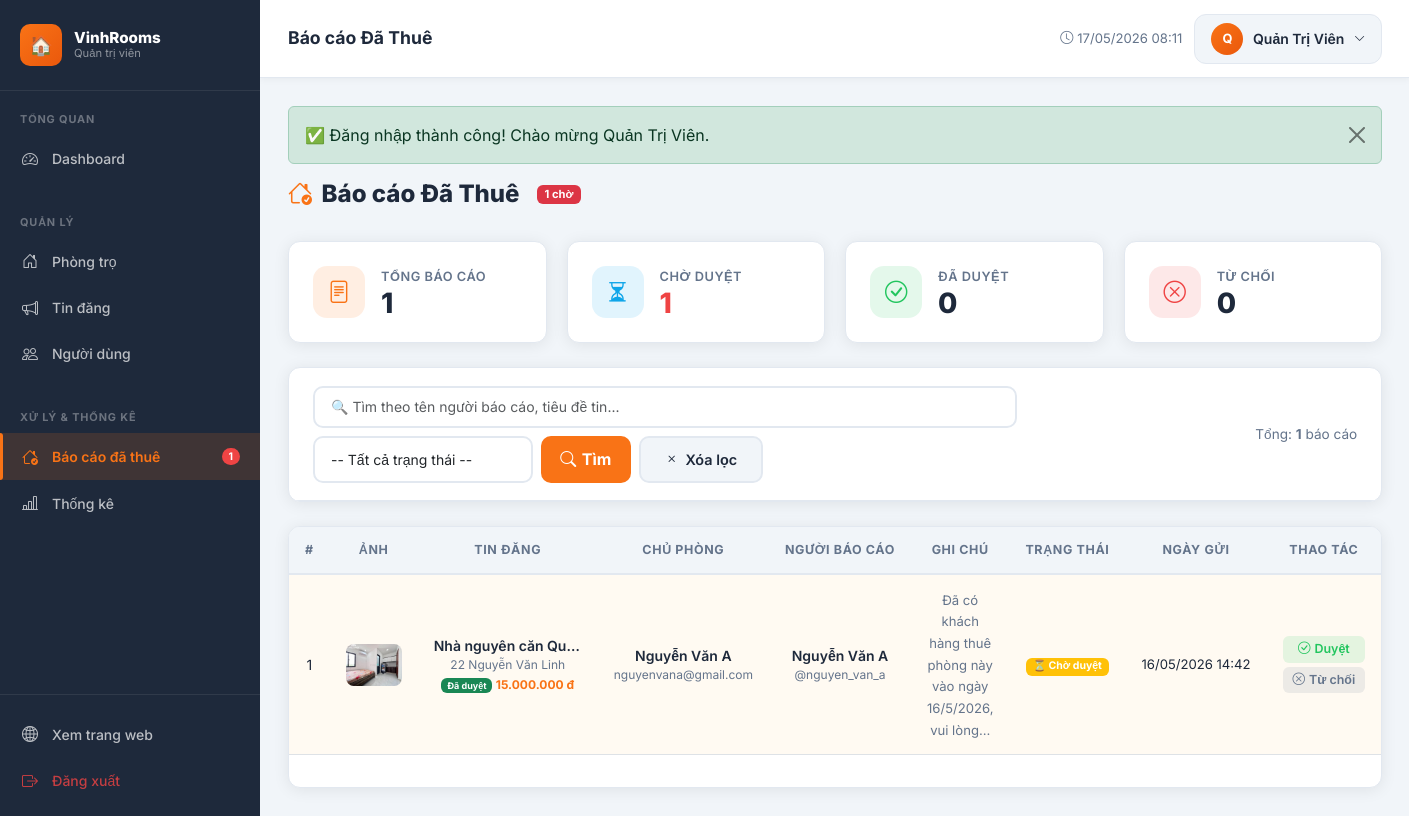
The app's page /admin/bao-cao-da-thue/index.php (signed in), older data.
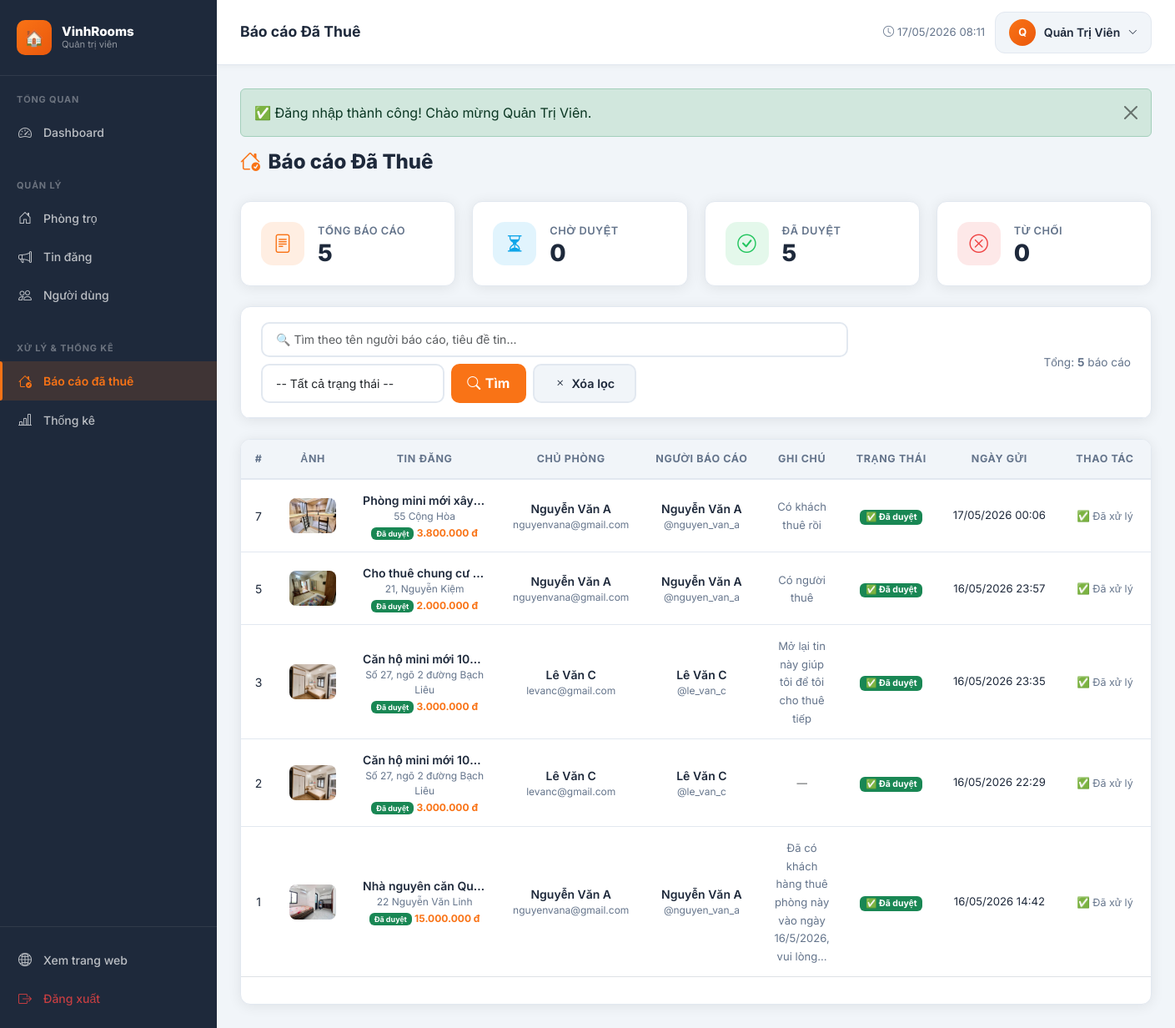
The same page, newer data.
### tables this page shows
CREATE TABLE `users` (
  `id` int(10) UNSIGNED NOT NULL,
  `username` varchar(50) NOT NULL,
  `email` varchar(100) NOT NULL,
  `password` varchar(255) NOT NULL,
  `ho_ten` varchar(100) NOT NULL,
  `so_dien_thoai` varchar(15) DEFAULT NULL,
  `dia_chi` varchar(255) DEFAULT NULL,
  `avatar` varchar(255) DEFAULT 'default_avatar.png',
  `role` enum('admin','user') NOT NULL DEFAULT 'user',
  `trang_thai` enum('active','inactive','banned') NOT NULL DEFAULT 'active',
  `created_at` datetime NOT NULL DEFAULT current_timestamp(),
  `updated_at` datetime NOT NULL DEFAULT current_timestamp() ON UPDATE current_timestamp()
);

CREATE TABLE `bao_cao_da_thue` (
  `id` int(11) NOT NULL,
  `user_id` int(10) UNSIGNED NOT NULL,
  `tin_dang_id` int(10) UNSIGNED NOT NULL,
  `ghi_chu` text DEFAULT NULL,
  `trang_thai` enum('cho_duyet','da_duyet','bi_tu_choi') DEFAULT 'cho_duyet',
  `created_at` datetime DEFAULT NULL,
  `updated_at` datetime DEFAULT NULL
);

CREATE TABLE `phong_tro` (
  `id` int(10) UNSIGNED NOT NULL,
  `user_id` int(10) UNSIGNED NOT NULL,
  `loai_phong_id` int(10) UNSIGNED DEFAULT NULL,
  `khu_vuc_id` int(10) UNSIGNED DEFAULT NULL,
  `gia_goc` decimal(12,0) NOT NULL COMMENT 'VND/tháng',
  `dien_tich` float NOT NULL COMMENT 'm2',
  `dia_chi` varchar(255) NOT NULL,
  `so_phong_ngu` tinyint(3) UNSIGNED DEFAULT 1,
  `so_wc` tinyint(3) UNSIGNED DEFAULT 1,
  `tien_nghi` text DEFAULT NULL COMMENT 'JSON hoặc text mô tả tiện nghi',
  `hinh_anh` varchar(255) DEFAULT NULL COMMENT 'Ảnh đại diện',
  `trang_thai` enum('co_san','da_cho_thue') NOT NULL DEFAULT 'co_san',
  `created_at` datetime NOT NULL DEFAULT current_timestamp(),
  `updated_at` datetime NOT NULL DEFAULT current_timestamp() ON UPDATE current_timestamp()
);

CREATE TABLE `tin_dang` (
  `id` int(11) UNSIGNED NOT NULL,
  `phong_tro_id` int(10) UNSIGNED NOT NULL,
  `tieu_de` varchar(255) DEFAULT NULL,
  `mo_ta` text DEFAULT NULL,
  `gia` decimal(10,2) DEFAULT NULL,
  `trang_thai` enum('cho_duyet','da_duyet','bi_tu_choi','an') DEFAULT 'cho_duyet',
  `luot_xem` int(11) DEFAULT 0,
  `created_at` datetime DEFAULT NULL,
  `updated_at` datetime DEFAULT NULL
);

### admin/bao-cao-da-thue/index.php (the view, shortened to what the rows shown need)
<?php
require_once __DIR__ . '/../../includes/functions.php';
$db = getDB();
$page_num = max(1, (int)($_GET['page'] ?? 1));
$per_page = 15;
$where  = ['1=1'];
$params = [];
$types  = '';
$whereSQL  = implode(' AND ', $where);
$baseQuery = "FROM bao_cao_da_thue bc
              JOIN tin_dang td ON bc.tin_dang_id = td.id
              JOIN phong_tro p  ON td.phong_tro_id = p.id
              JOIN users u      ON bc.user_id = u.id
              LEFT JOIN users ou ON p.user_id = ou.id
              WHERE $whereSQL";
if (!empty($params)) {
    $stmt = $db->prepare("SELECT COUNT(*) $baseQuery");
    $stmt->bind_param($types, ...$params);
    $stmt->execute();
    $total = $stmt->get_result()->fetch_row()[0];
    $stmt->close();
} else {
    $total = $db->query("SELECT COUNT(*) $baseQuery")->fetch_row()[0];
}
$pg     = paginate($total, $per_page, $page_num);
$offset = $pg['offset'];
$sql = "SELECT bc.*,
               td.tieu_de as tieu_de_tin, td.trang_thai as trang_thai_tin,
               td.gia as gia_tin,
               p.dia_chi, p.hinh_anh,
               u.ho_ten as nguoi_bao_cao, u.username as username_bao_cao,
               ou.ho_ten as chu_phong, ou.email as email_chu_phong
        $baseQuery ORDER BY bc.created_at DESC LIMIT $per_page OFFSET $offset";
if (!empty($params)) {
    $stmt = $db->prepare($sql);
    $stmt->bind_param($types, ...$params);
    $stmt->execute();
    $rows = $stmt->get_result()->fetch_all(MYSQLI_ASSOC);
    $stmt->close();
} else {
    $rows = $db->query($sql)->fetch_all(MYSQLI_ASSOC);
}
$stats_raw = $db->query("SELECT trang_thai, COUNT(*) as cnt FROM bao_cao_da_thue GROUP BY trang_thai")->fetch_all(MYSQLI_ASSOC);
$stats = array_column($stats_raw, 'cnt', 'trang_thai');
$pageTitle = 'Báo cáo Đã Thuê';
require_once __DIR__ . '/../../includes/admin_header.php';
?>
<div class="page-header">
    <h1 class="page-title">
        <span class="icon"><i class="bi bi-house-check"></i></span><?= $pageTitle ?>
        <?php if (($stats['cho_duyet'] ?? 0) > 0): ?>
        <span class="badge bg-danger ms-2" style="font-size:.7rem;vertical-align:middle">
            <?= $stats['cho_duyet'] ?> chờ
        </span>
        <?php endif; ?>
    </h1>
</div>
<div class="data-card">
    <div class="table-responsive">
        <table class="data-table">
            <thead>
                <tr>
                    <th width="50">#</th>
                    <th width="60">Ảnh</th>
                    <th>Tin đăng</th>
                    <th>Chủ phòng</th>
                    <th>Người báo cáo</th>
                    <th>Ghi chú</th>
                    <th>Trạng thái</th>
                    <th>Ngày gửi</th>
                    <th width="160">Thao tác</th>
                </tr>
            </thead>
            <tbody>
                <?php foreach ($rows as $r): ?>
                <tr class="<?= $r['trang_thai'] === 'cho_duyet' ? 'table-warning-row' : '' ?>">
                    <td><?= $r['id'] ?></td>
                    <td>
                        <img src="<?= getImageUrl($r['hinh_anh']) ?>"
                             class="room-thumb" alt=""
                             onerror="this.src='<?= BASE_URL ?>/assets/images/no-image.svg'">
                    </td>
                    <td style="max-width:180px">
                        <div style="font-weight:600;overflow:hidden;white-space:nowrap;text-overflow:ellipsis"
                             title="<?= e($r['tieu_de_tin'] ?? '') ?>">
                            <?= e($r['tieu_de_tin'] ?? '—') ?>
                        </div>
                        <div style="font-size:.75rem;color:var(--admin-muted)">
                            <?= e($r['dia_chi'] ?? '') ?>
                        </div>
                        <div style="font-size:.75rem;margin-top:2px">
                            <?= tinDangStatusBadge($r['trang_thai_tin'] ?? 'cho_duyet') ?>
                            <span style="color:var(--admin-primary);font-weight:700">
                                <?= formatPrice((float)($r['gia_tin'] ?? 0)) ?>
                            </span>
                        </div>
                    </td>
                    <td>
                        <div style="font-weight:600"><?= e($r['chu_phong'] ?? '—') ?></div>
                        <div style="font-size:.75rem;color:var(--admin-muted)"><?= e($r['email_chu_phong'] ?? '') ?></div>
                    </td>
                    <td>
                        <div style="font-weight:600"><?= e($r['nguoi_bao_cao'] ?? '—') ?></div>
                        <div style="font-size:.75rem;color:var(--admin-muted)">@<?= e($r['username_bao_cao'] ?? '') ?></div>
                    </td>
                    <td style="max-width:150px">
                        <?php if ($r['ghi_chu']): ?>
                        <span style="font-size:.82rem;color:var(--admin-muted)"
                              title="<?= e($r['ghi_chu']) ?>">
                            <?= e(mb_substr($r['ghi_chu'], 0, 60)) ?><?= mb_strlen($r['ghi_chu']) > 60 ? '…' : '' ?>
                        </span>
                        <?php else: ?>
                        <span class="text-muted" style="font-size:.78rem">—</span>
                        <?php endif; ?>
                    </td>
                    <td>
                        <?php
                        $badge_map = [
                            'cho_duyet'  => ['warning', '⏳ Chờ duyệt'],
                            'da_duyet'   => ['success', '✅ Đã duyệt'],
                            'bi_tu_choi' => ['danger',  '❌ Từ chối'],
                        ];
                        [$color, $label] = $badge_map[$r['trang_thai']] ?? ['secondary', $r['trang_thai']];
                        echo "<span class=\"badge bg-{$color}\">{$label}</span>";
                        ?>
                    </td>
                    <td style="white-space:nowrap;font-size:.82rem"><?= formatDateTime($r['created_at'] ?? '') ?></td>
                    <td>
                        <?php if ($r['trang_thai'] === 'cho_duyet' && strpos($r['ghi_chu'] ?? '', 'Yêu cầu mở lại') === false): ?>
                        <div class="d-flex gap-1 flex-column">
                            <form method="POST" style="margin:0" onsubmit="return confirm('Duyệt báo cáo? Tin sẽ bị ẩn và phòng sẽ ở trạng thái đã cho thuê')">
                                <button type="submit" class="btn-action approve w-100" style="display:flex;align-items:center;gap:4px;justify-content:center;padding:4px 10px">
                                    <i class="bi bi-check-circle"></i> Duyệt
                                </button>
                            </form>
                            <form method="POST" style="margin:0" onsubmit="return confirm('Từ chối báo cáo?')">
                                <button type="submit" class="btn-action hide w-100" style="display:flex;align-items:center;gap:4px;justify-content:center;padding:4px 10px">
                                    <i class="bi bi-x-circle"></i> Từ chối
                                </button>
                            </form>
                        </div>
                        <?php else: ?>
                        <span style="font-size:.78rem;color:var(--admin-muted)">
                            <?= $r['trang_thai'] === 'da_duyet' ? '✅ Đã xử lý' : '❌ Đã từ chối' ?>
                        </span>
                        <?php endif; ?>
                    </td>
                </tr>
                <?php endforeach; ?>
            </tbody>
        </table>
    </div>
</div>
<?php require_once __DIR__ . '/../../includes/admin_footer.php'; ?>

### includes/admin_header.php (shortened to what the rows shown need)
<?php
require_once __DIR__ . '/functions.php';
$currentUser = getCurrentUser();
?>
<!DOCTYPE html>
<html lang="vi">
<head>
    <link rel="stylesheet" href="https://cdn.jsdelivr.net/npm/bootstrap@5.3.3/dist/css/bootstrap.min.css">
    <link rel="stylesheet" href="https://cdn.jsdelivr.net/npm/bootstrap-icons@1.11.3/font/bootstrap-icons.min.css">
    <link rel="stylesheet" href="<?= BASE_URL ?>/assets/css/admin.css">
</head>
<body class="admin-body">
<div class="admin-main">
    <div class="admin-topbar">
        <div class="topbar-right">
            <div class="dropdown">
                <button class="admin-user-btn" data-bs-toggle="dropdown">
                    <div class="admin-user-avatar">
                        <?= strtoupper(mb_substr($currentUser['ho_ten'] ?? 'A', 0, 1)) ?>
                    </div>
                    <?= e($currentUser['ho_ten'] ?? 'Admin') ?>
                    <i class="bi bi-chevron-down" style="font-size:.7rem"></i>
                </button>
            </div>
        </div>
    </div>
    <div class="admin-content">

### includes/functions.php (shortened to what the rows shown need)
<?php
function getCurrentUser(): ?array {
    $db  = getDB();
    $id  = (int)$_SESSION['user_id'];
    $res = $db->query("SELECT * FROM users WHERE id = $id LIMIT 1");
    return $res ? $res->fetch_assoc() : null;
}
function formatPrice(float $price): string {
    return number_format($price, 0, ',', '.') . ' đ';
}
function formatDateTime(string $dt): string {
    return date('d/m/Y H:i', strtotime($dt));
}
function e(string $str): string {
    return htmlspecialchars($str, ENT_QUOTES, 'UTF-8');
}
function getImageUrl(?string $filename): string {
    if ($filename[0] === '/') {
        $physicalPath = __DIR__ . '/..' . $filename;
        if (file_exists($physicalPath)) {
            return BASE_URL . $filename;
        }
        return BASE_URL . '/assets/images/no-image.svg';
    }
    if (file_exists(UPLOAD_DIR . $filename)) {
        return UPLOAD_URL . $filename;
    }
    return BASE_URL . '/assets/images/no-image.svg';
}
function paginate(int $total, int $perPage, int $current): array {
    $pages = (int)ceil($total / $perPage);
    return [
        'total'      => $total,
        'per_page'   => $perPage,
        'current'    => $current,
        'pages'      => $pages,
        'offset'     => ($current - 1) * $perPage,
        'has_prev'   => $current > 1,
        'has_next'   => $current < $pages,
    ];
}
function tinDangStatusBadge(string $status): string {
    $map = [
        'cho_duyet'  => ['warning',   'Chờ duyệt'],
        'da_duyet'   => ['success',   'Đã duyệt'],
        'bi_tu_choi' => ['danger',    'Bị từ chối'],
        'an'         => ['secondary', 'Đã ẩn'],
    ];
    [$color, $label] = $map[$status] ?? ['light', $status];
    return "<span class=\"badge bg-{$color}\">{$label}</span>";
}

Row changes from the older to the newer data that the page shows:
added bao_cao_da_thue: id "7", phong_tro.hinh_anh (picture), tin_dang.tieu_de "Phòng mini mới xây…", phong_tro.dia_chi "55 Cộng Hòa", tin_dang.gia "3.800.000 đ", user.ho_ten "Nguyễn Văn A", user.email "nguyenvana@gmail.com", user.username "nguyen_van_a", ghi_chu "Có khách thuê rồi", label "✅ Đã duyệt", created_at "17/05/2026 00:06", trang_thai "✅ Đã xử lý"
added bao_cao_da_thue: id "5", phong_tro.hinh_anh (picture), tin_dang.tieu_de "Cho thuê chung cư…", phong_tro.dia_chi "21, Nguyễn Kiệm", tin_dang.gia "2.000.000 đ", user.ho_ten "Nguyễn Văn A", user.email "nguyenvana@gmail.com", user.username "nguyen_van_a", ghi_chu "Có người thuê", label "✅ Đã duyệt", created_at "16/05/2026 23:57", trang_thai "✅ Đã xử lý"
added bao_cao_da_thue: id "3", phong_tro.hinh_anh (picture), tin_dang.tieu_de "Căn hộ mini mới 10…", phong_tro.dia_chi "Số 27, ngõ 2 đường Bạch Liêu", tin_dang.gia "3.000.000 đ", user.ho_ten "Lê Văn C", user.email "levanc@gmail.com", user.username "le_van_c", ghi_chu "Mở lại tin này giúp tôi để tôi cho thuê tiếp", label "✅ Đã duyệt", created_at "16/05/2026 23:35", trang_thai "✅ Đã xử lý"
added bao_cao_da_thue: id "2", phong_tro.hinh_anh (picture), tin_dang.tieu_de "Căn hộ mini mới 10…", phong_tro.dia_chi "Số 27, ngõ 2 đường Bạch Liêu", tin_dang.gia "3.000.000 đ", user.ho_ten "Lê Văn C", user.email "levanc@gmail.com", user.username "le_van_c", label "✅ Đã duyệt", created_at "16/05/2026 22:29", trang_thai "✅ Đã xử lý"
changed bao_cao_da_thue "Đã có khách hàng thuê phòng này vào ngày 16/5/2026, vui lòng": label "⏳ Chờ duyệt" → "✅ Đã duyệt"; trang_thai "Duyệt Từ chối" → "✅ Đã xử lý"
Text that changed along with them:
array_sum($stats): "1" → "5"
$stats['cho_duyet']: "1" → "0"
$stats['da_duyet']: "0" → "5"
$total: "1" → "5"
$_pending_bao_cao: "1" → (not shown)
$stats['cho_duyet']: "1" → (not shown)
text no longer shown: "chờ"
